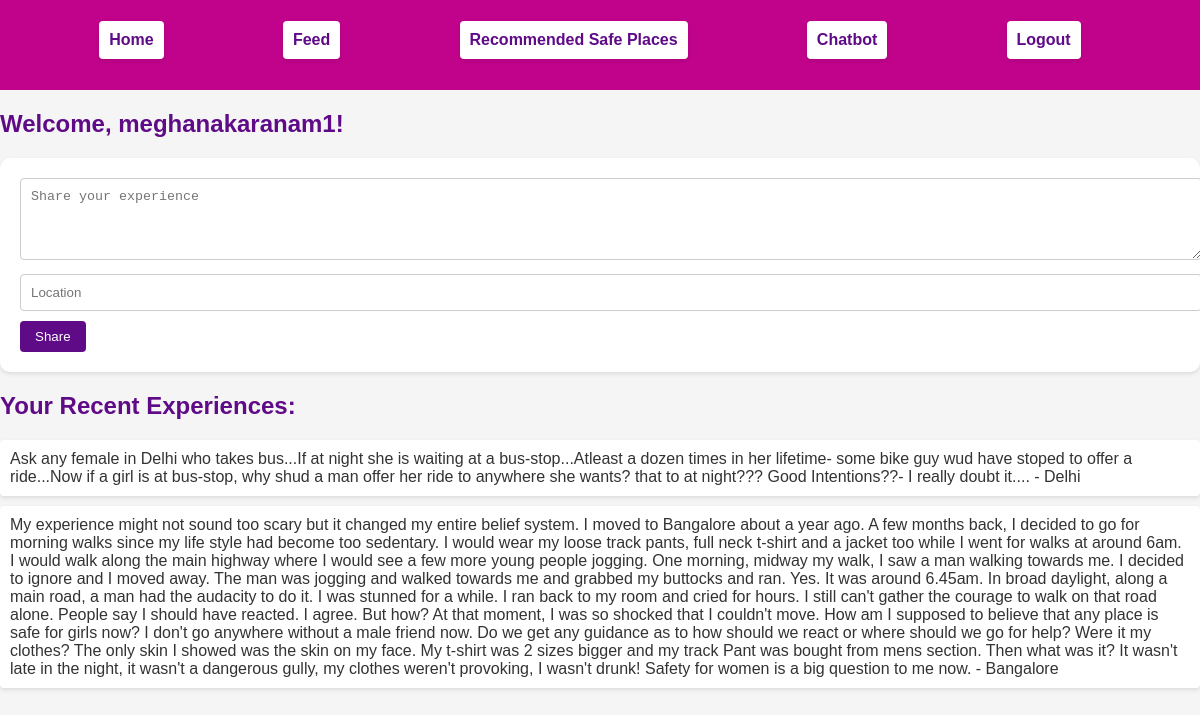
/posts (signed in), run on the app's committed database.
### app.py (models this page shows)
class User(UserMixin, db.Model):
    id = db.Column(db.Integer, primary_key=True)
    username = db.Column(db.String(100), unique=True, nullable=False)

class Post(db.Model):
    id = db.Column(db.Integer, primary_key=True)
    content = db.Column(db.Text, nullable=False)
    location_id = db.Column(db.Integer, db.ForeignKey('location.id'))
    author_id = db.Column(db.Integer, db.ForeignKey('user.id'), nullable=False)
    author = db.relationship('User', backref='posts')
    sentiment = db.Column(db.String(10))

class Location(db.Model):
    id = db.Column(db.Integer, primary_key=True)
    name = db.Column(db.String(100), unique=True, nullable=False)
    latitude = db.Column(db.Float)
    longitude = db.Column(db.Float)
    posts = db.relationship('Post', backref='location', lazy=True)

### app.py (the view, shortened to what this page needs)
@app.route('/posts', methods=['GET', 'POST'])
@login_required
def posts():
    posts = Post.query.filter_by(author=current_user)  # Filter posts by current user
    return render_template('posts.html', posts=posts)

### app.py (called while the page is built)
@login_manager.user_loader
def load_user(user_id):
    return User.query.get(int(user_id))

### templates/posts.html (shortened to what this page needs)
<!DOCTYPE html>
<html>
<head>
</head>
<body>
    <nav>
        <ul>
            <li><a href="{{ url_for('index') }}"><b>Home</b></a></li>
            <li><a href="{{ url_for('feed') }}"><b>Feed</b></a></li>
            <li><a href="{{ url_for('reco') }}"><b>Recommended Safe Places</b></a></li>
            <li><a href="{{ url_for('chatbot') }}"><b>Chatbot</b></a></li>
            <li><a href="{{ url_for('logout') }}"><b>Logout</b></a></li>
        </ul>
    </nav>
    <h2>Welcome, {{ current_user.username }}!</h2>
    <form method="post">
        <textarea name="content" placeholder="Share your experience" rows="4" cols="50" required></textarea><br>
        <input type="text" name="location" placeholder="Location" required>
        <button type="submit">Share</button>
    </form>
    {% if posts %}
        <h2>Your Recent Experiences:</h2>
        <ul>
            {% for post in posts %}
                <li>{{ post.content }} - {{ post.location.name }}</li>
            {% endfor %}
        </ul>
    {% else %}
        <p>No experiences yet.</p>
    {% endif %}
</body>
</html>

### templates/posts.html (style rules this page uses)
body { margin: 0; padding: 0; font-family: Arial, sans-serif; background-color: #f5f5f5; color: #333; }
h2 { margin-top: 20px; color: #5F0A87; }
form { background-color: white; padding: 20px; border-radius: 10px; box-shadow: 0 2px 4px rgba(0, 0, 0, 0.1); }
textarea, input[type="text"] { width: 100%; padding: 10px; border: 1px solid #ccc; border-radius: 4px; margin-bottom: 10px; }
button { background-color: #5F0A87; color: white; border: none; border-radius: 4px; padding: 8px 15px; cursor: pointer; }
ul { list-style: none; padding: 0; }
li { background-color: white; padding: 10px; border-radius: 4px; box-shadow: 0 2px 4px rgba(0, 0, 0, 0.1); margin-bottom: 10px; }
nav { background-color: #C1038B; color: white; padding: 5px 0; }
nav ul { list-style-type: none; padding: 0; display: flex; justify-content: space-evenly; }
nav li { display: inline; margin-right: 20px; }
nav a { text-decoration: none; color: #5F0A87; }

### data on the page
User: username "meghanakaranam1"
Post: content "Ask any female in Delhi who takes bus...If at night she is waiting at a bus-stop...Atleast a dozen times in her lifetime- some bike guy wud have stoped to offer a ride...Now if a girl is at bus-stop, why shud a man offer her ride to anywhere she wants? that to at night??? Good Intentions??- I really doubt it....", location.name "Delhi"
Post: content "My experience might not sound too scary but it changed my entire belief system. I moved to Bangalore about a year ago. A few months back, I decided to go for morning walks since my life style had become too sedentary. I would wear my loose track pants, full neck t-shirt and a jacket too while I went for walks at around 6am. I would walk along the main highway where I would see a few more young people jogging. One morning, midway my walk, I saw a man walking towards me. I decided to ignore and I moved away. The man was jogging and walked towards me and grabbed my buttocks and ran. Yes. It was around 6.45am. In broad daylight, along a main road, a man had the audacity to do it. I was stunned…", location.name "Bangalore"
